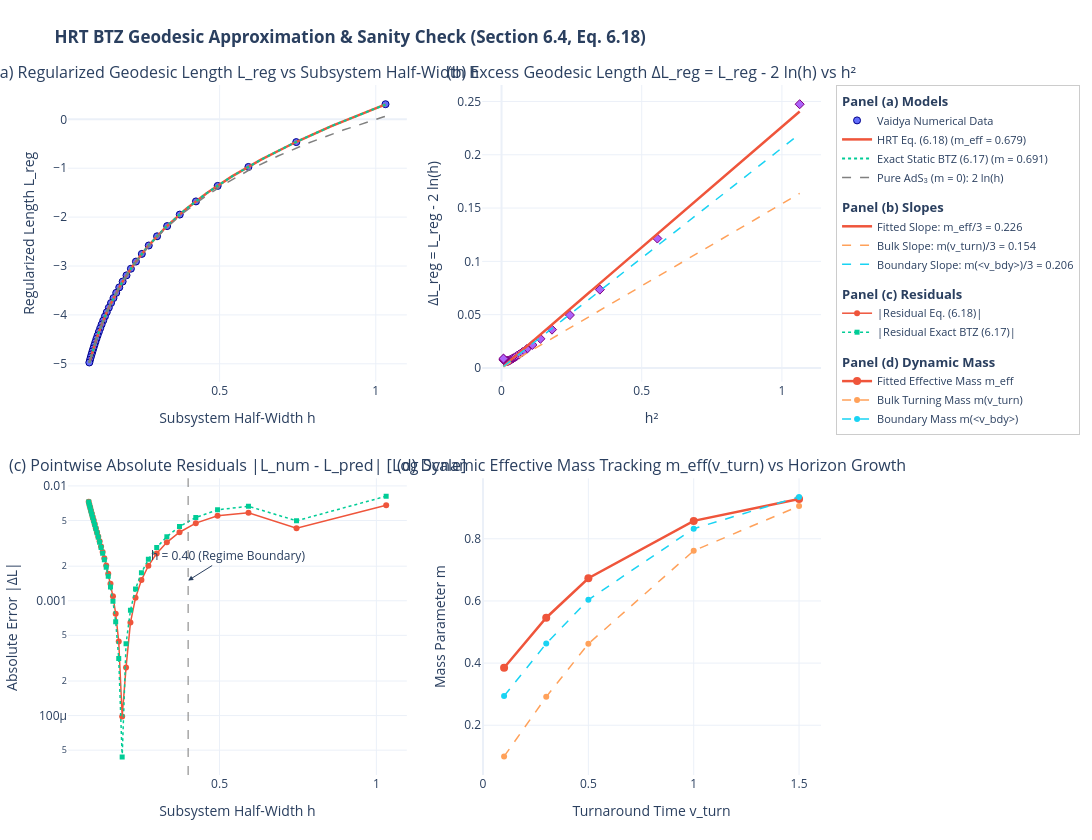

The code cell stored with this chart in its notebook:
### Code cell
# --- VISUALIZATION: HRT BTZ SANITY CHECK 4-PANEL DASHBOARD ---
from plotly.subplots import make_subplots
import plotly.graph_objects as go
import os

fig_hrt = make_subplots(
    rows=2, cols=2,
    subplot_titles=(
        "(a) Regularized Geodesic Length L_reg vs Subsystem Half-Width h",
        "(b) Excess Geodesic Length ΔL_reg = L_reg - 2 ln(h) vs h²",
        "(c) Pointwise Absolute Residuals |L_num - L_pred| [Log Scale]",
        "(d) Dynamic Effective Mass Tracking m_eff(v_turn) vs Horizon Growth"
    ),
    horizontal_spacing=0.10,
    vertical_spacing=0.14
)

h_dense = np.linspace(h_arr.min(), h_arr.max(), 120)
pred_dense_618 = 2.0 * np.log(h_dense) + (m_eff_1 / 3.0) * h_dense**2
pred_dense_btz = btz_exact(h_dense, m_eff_btz)
pred_dense_ads = 2.0 * np.log(h_dense)

# --- PANEL (a): L_reg vs h ---
fig_hrt.add_trace(go.Scatter(
    x=h_arr, y=L_reg_arr, mode='markers',
    name='Vaidya Numerical Data',
    legendgroup='panel_a', legendgrouptitle_text='<b>Panel (a) Models</b>',
    marker=dict(size=7, color='#636EFA', symbol='circle', line=dict(width=1, color='darkblue'))
), row=1, col=1)

fig_hrt.add_trace(go.Scatter(
    x=h_dense, y=pred_dense_618, mode='lines',
    name=f'HRT Eq. (6.18) (m_eff = {m_eff_1:.3f})',
    legendgroup='panel_a',
    line=dict(color='#EF553B', width=2.5)
), row=1, col=1)

fig_hrt.add_trace(go.Scatter(
    x=h_dense, y=pred_dense_btz, mode='lines',
    name=f'Exact Static BTZ (6.17) (m = {m_eff_btz:.3f})',
    legendgroup='panel_a',
    line=dict(color='#00CC96', width=2, dash='dot')
), row=1, col=1)

fig_hrt.add_trace(go.Scatter(
    x=h_dense, y=pred_dense_ads, mode='lines',
    name='Pure AdS₃ (m = 0): 2 ln(h)',
    legendgroup='panel_a',
    line=dict(color='gray', width=1.5, dash='dash')
), row=1, col=1)

# --- PANEL (b): Excess Length ΔL_reg vs h^2 ---
h2_arr = h_arr**2
h2_dense = h_dense**2

fig_hrt.add_trace(go.Scatter(
    x=h2_arr, y=delta_L_arr, mode='markers',
    name='Numerical ΔL_reg',
    legendgroup='panel_b', legendgrouptitle_text='<b>Panel (b) Slopes</b>',
    marker=dict(size=7, color='#AB63FA', symbol='diamond', line=dict(width=1, color='purple')),
    showlegend=False
), row=1, col=2)

fig_hrt.add_trace(go.Scatter(
    x=h2_dense, y=(m_eff_1 / 3.0) * h2_dense, mode='lines',
    name=f'Fitted Slope: m_eff/3 = {m_eff_1/3.0:.3f}',
    legendgroup='panel_b', legendgrouptitle_text='<b>Panel (b) Slopes</b>',
    line=dict(color='#EF553B', width=2.5)
), row=1, col=2)

fig_hrt.add_trace(go.Scatter(
    x=h2_dense, y=(m_vaidya(v_turn_fid) / 3.0) * h2_dense, mode='lines',
    name=f'Bulk Slope: m(v_turn)/3 = {m_vaidya(v_turn_fid)/3.0:.3f}',
    legendgroup='panel_b',
    line=dict(color='#FFA15A', width=1.5, dash='dash')
), row=1, col=2)

fig_hrt.add_trace(go.Scatter(
    x=h2_dense, y=(m_vaidya(v_bdy_arr.mean()) / 3.0) * h2_dense, mode='lines',
    name=f'Boundary Slope: m(<v_bdy>)/3 = {m_vaidya(v_bdy_arr.mean())/3.0:.3f}',
    legendgroup='panel_b',
    line=dict(color='#19D3F3', width=1.5, dash='dash')
), row=1, col=2)

# --- PANEL (c): Pointwise Residuals vs h ---
res_618 = np.abs(L_reg_arr - pred_618)
res_btz = np.abs(L_reg_arr - pred_btz)

fig_hrt.add_trace(go.Scatter(
    x=h_arr, y=res_618, mode='lines+markers',
    name='|Residual Eq. (6.18)|',
    legendgroup='panel_c', legendgrouptitle_text='<b>Panel (c) Residuals</b>',
    line=dict(color='#EF553B', width=1.5),
    marker=dict(size=6, color='#EF553B', symbol='circle')
), row=2, col=1)

fig_hrt.add_trace(go.Scatter(
    x=h_arr, y=res_btz, mode='lines+markers',
    name='|Residual Exact BTZ (6.17)|',
    legendgroup='panel_c',
    line=dict(color='#00CC96', width=1.5, dash='dot'),
    marker=dict(size=5, color='#00CC96', symbol='square')
), row=2, col=1)

# Highlight small-subsystem threshold h = 0.4
fig_hrt.add_vline(x=0.4, line_width=1.5, line_dash="dash", line_color="rgba(128,128,128,0.7)", row=2, col=1)
fig_hrt.add_annotation(
    x=0.4, y=np.log10(1.5e-3), yref="y3", xref="x3",
    text="h = 0.40 (Regime Boundary)", showarrow=True, arrowhead=2,
    ax=40, ay=-25,
    row=2, col=1
)

# --- PANEL (d): Multi-Snapshot Evolution of m_eff ---
v_snaps = [s['v_turn'] for s in snapshot_records]
m_turns = [s['m_turn'] for s in snapshot_records]
m_bdys = [s['m_bdy_mean'] for s in snapshot_records]
m_effs = [s['m_eff'] for s in snapshot_records]

fig_hrt.add_trace(go.Scatter(
    x=v_snaps, y=m_effs, mode='lines+markers',
    name='Fitted Effective Mass m_eff',
    legendgroup='panel_d', legendgrouptitle_text='<b>Panel (d) Dynamic Mass</b>',
    line=dict(color='#EF553B', width=2.5),
    marker=dict(size=8, color='#EF553B')
), row=2, col=2)

fig_hrt.add_trace(go.Scatter(
    x=v_snaps, y=m_turns, mode='lines+markers',
    name='Bulk Turning Mass m(v_turn)',
    legendgroup='panel_d',
    line=dict(color='#FFA15A', width=1.5, dash='dash'),
    marker=dict(size=6, color='#FFA15A')
), row=2, col=2)

fig_hrt.add_trace(go.Scatter(
    x=v_snaps, y=m_bdys, mode='lines+markers',
    name='Boundary Mass m(<v_bdy>)',
    legendgroup='panel_d',
    line=dict(color='#19D3F3', width=1.5, dash='dash'),
    marker=dict(size=6, color='#19D3F3')
), row=2, col=2)

# Axis formatting
fig_hrt.update_xaxes(title_text='Subsystem Half-Width h', row=1, col=1)
fig_hrt.update_yaxes(title_text='Regularized Length L_reg', row=1, col=1)

fig_hrt.update_xaxes(title_text='h²', row=1, col=2)
fig_hrt.update_yaxes(title_text='ΔL_reg = L_reg - 2 ln(h)', row=1, col=2)

fig_hrt.update_xaxes(title_text='Subsystem Half-Width h', row=2, col=1)
fig_hrt.update_yaxes(title_text='Absolute Error |ΔL|', type='log', row=2, col=1)

fig_hrt.update_xaxes(title_text='Turnaround Time v_turn', row=2, col=2)
fig_hrt.update_yaxes(title_text='Mass Parameter m', row=2, col=2)

# Position legend completely outside to the right so it never overlaps or covers the graphs
fig_hrt.update_layout(
    height=840, width=1220,
    title_text='<b>HRT BTZ Geodesic Approximation & Sanity Check (Section 6.4, Eq. 6.18)</b>',
    template='plotly_white',
    margin=dict(l=65, r=240, t=85, b=65),
    legend=dict(
        orientation='v',
        x=1.02, y=1.0,
        xanchor='left', yanchor='top',
        bgcolor='rgba(255,255,255,0.95)',
        bordercolor='rgba(0,0,0,0.2)',
        borderwidth=1,
        font=dict(size=11),
        groupclick='togglegroup'
    )
)

fig_hrt.show()

# Save interactive dashboard
os.makedirs("interactive_plots", exist_ok=True)
fig_hrt.write_html("interactive_plots/hrt_btz_sanity_check.html")
print("Saved interactive HRT sanity check dashboard to 'interactive_plots/hrt_btz_sanity_check.html'")
